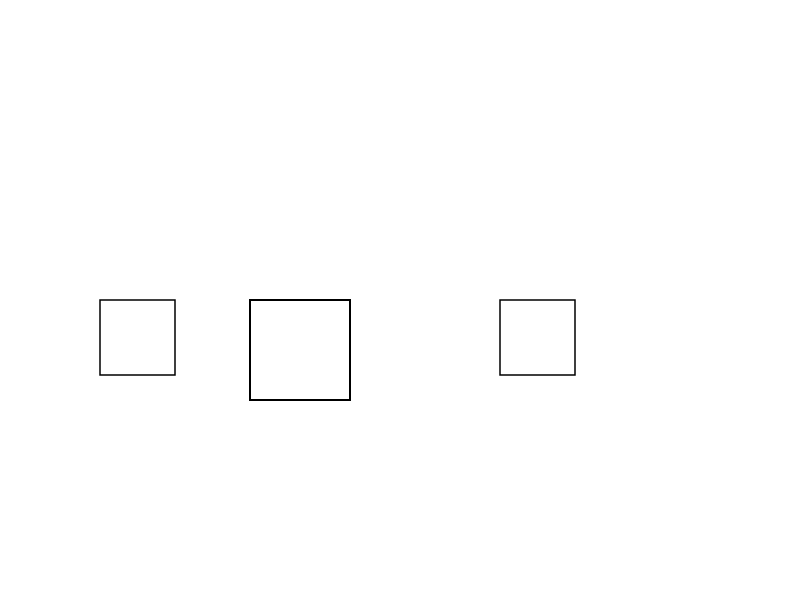
Frame 1 (no input)
Frame 60 (no input): identical to frame 1, image omitted
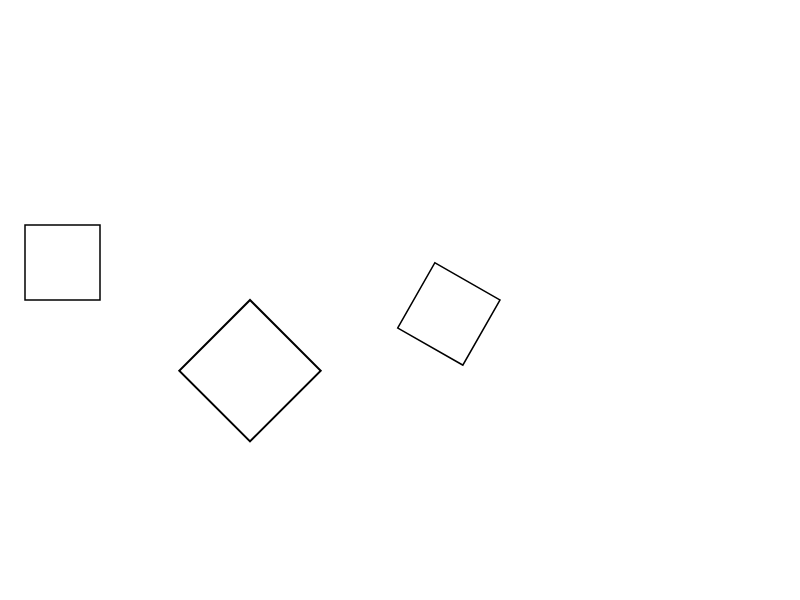
Frame 120 (the mouse pressed at the canvas centre since frame 60)

The p5.js sketch that drew these frames (run headless with seeded random() and noise() and a simulated clock; from frame 60 on, the mouse is pressed at the canvas centre):

// p5.js sketch
// ── sketch.js
function setup(){

	createCanvas(800,600);

}


function draw(){
	background(255);
	
var mapRot = map(mouseX, 0, width, 0, 2*PI);
var mapRot1 = map(mouseX, 0, width, 0, 0.5*PI);
var mapRot2 = map(mouseX, 0, width, 0, 1.33*PI);

push();
translate (100,300);
scale(1.5);
rotate(mapRot);
rect(0,0,50,50);
pop();

push();

translate(250, height/2);
scale(2);
rotate(mapRot1);
rect(0, 0, 50, 50);


pop();

push();
translate (500,300);
scale(1.5);
rotate(mapRot2);
rect(0,0,50,50);
pop();

/*
push();

translate(200,200);
rect(0,0,100,100);

pop();
*/
}
